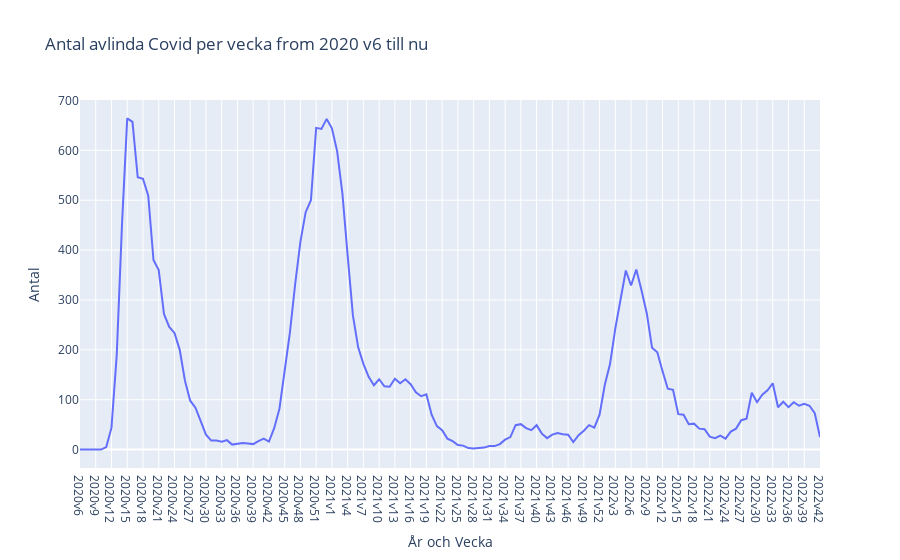

This figure's notebook cell:
### Code cell
# Plotting with plotly express the same data
avlinda = px.line(
    df_covid_week_sweden, # entering dataframe to plot from
    x="Vecka", # entering what column the x axis will plot from
    y="Antal_avlidna_vecka", # entering what column the y axis will plot from
    title="Antal avlinda Covid per vecka from 2020 v6 till nu", # setting the title
    labels={"Vecka": "År och Vecka", "Antal_avlidna_vecka": "Antal"}, # changinng the name of the labels
)
avlinda.show() # Showing the plot
avlinda.write_html("Visualiseringar/Antal_avlinda_vecka.html") # saving the plot as an html file that can be viewed on web browser

### Figure 1 — Plotly figure (JSON) as saved in the notebook; plotly's stock layout.template omitted (floating-point values rounded to 4 significant figures; data arrays with more than 128 entries replaced by an {"elided": "..."} marker saying what was removed)
{"data": [{"hovertemplate": "År och Vecka=%{x}<br>Antal=%{y}<extra></extra>", "legendgroup": "", "line": {"color": "#636efa", "dash": "solid"}, "marker": {"symbol": "circle"}, "mode": "lines", "name": "", "orientation": "v", "showlegend": false, "type": "scatter", "x": {"elided": "142 str values"}, "xaxis": "x", "y": {"elided": "142 int values"}, "yaxis": "y"}], "layout": {"legend": {"tracegroupgap": 0}, "title": {"text": "Antal avlinda Covid per vecka from 2020 v6 till nu"}, "xaxis": {"anchor": "y", "domain": [0, 1], "title": {"text": "År och Vecka"}}, "yaxis": {"anchor": "x", "domain": [0, 1], "title": {"text": "Antal"}}}}
